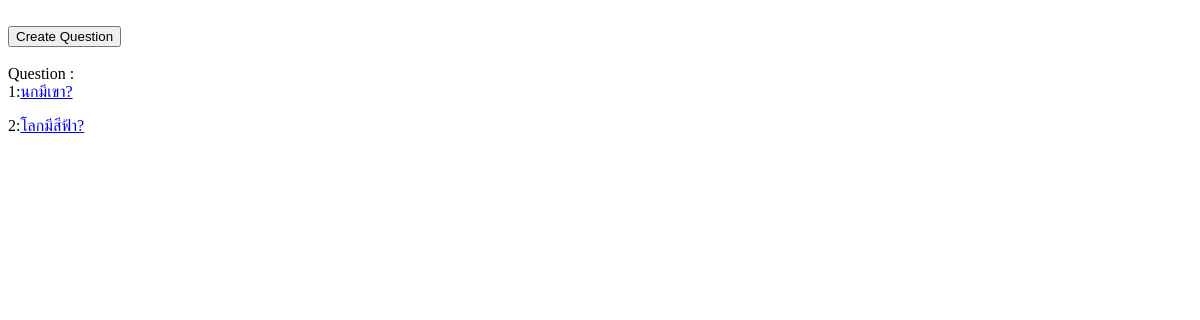
/, run on an earlier commit of the app's database.
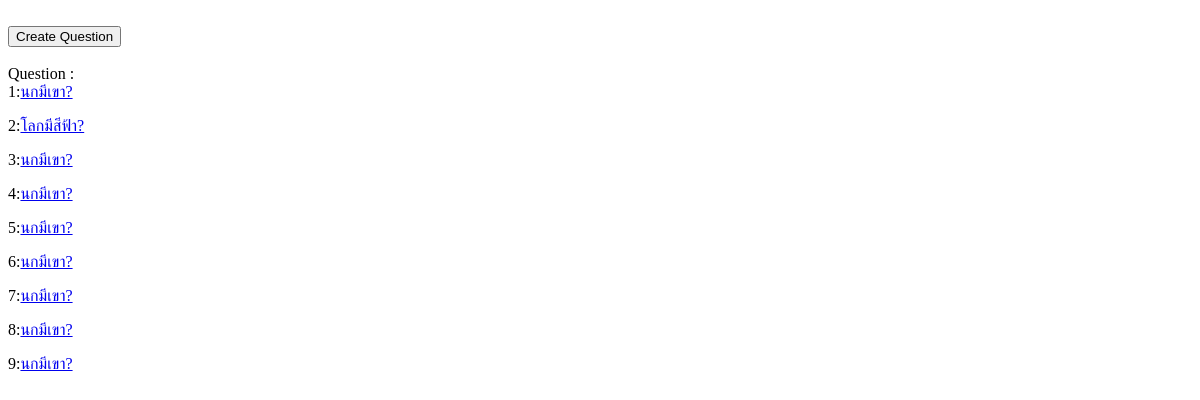
And on a later commit of the database.
### quiz/models.py (models this page shows)
class Topic(models.Model):
    post_text = models.TextField(default='')
    ans = models.TextField(default='')

### quiz/views.py (the view)
# urls.py: path('',views.home_page, name="home_page"),
def home_page(request):
    question = Topic.objects.all()
    return render(request, 'home.html', {'question': question})

### quiz/templates/home.html (shortened to what this page needs)
<html>
    <body>
        <input type="button" name="create_question" onclick="window.location.href='/create/'"
        value="Create Question">
        Question :</br>
        {% for item in question %}
            <form method="POST" action="{{ item.id }}/">
            {{forloop.counter}}:<a href="/{{ item.id }}/">{{ item.post_text }}</a>
            </form>
        {% endfor %}
    </body>
</html>

What changed in the data, as far as the page shows it:
added Topic: post_text "นกมีเขา?"
added Topic: post_text "นกมีเขา?"
added Topic: post_text "นกมีเขา?"
added Topic: post_text "นกมีเขา?"
added Topic: post_text "นกมีเขา?"
added Topic: post_text "นกมีเขา?"
added Topic: post_text "นกมีเขา?"
